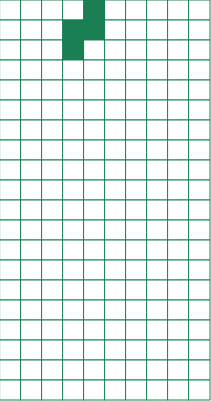
Frame 1 (no input)
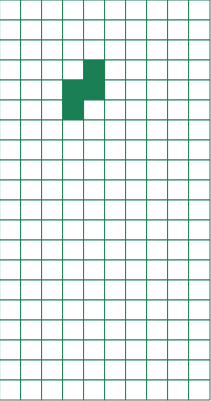
Frame 60 (no input)
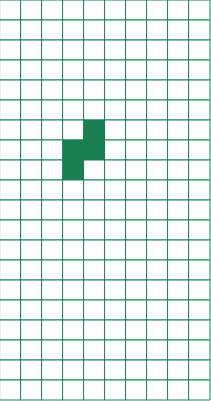
Frame 120 (the mouse pressed at the canvas centre since frame 60)

The p5.js sketch that drew these frames (run headless with seeded random() and noise() and a simulated clock; from frame 60 on, the mouse is pressed at the canvas centre):

// p5.js sketch
// ── sketch.js
// TETRIS

// TODO: Let each shape have it's own color > consider moving the drawing of shapes from renderFrame to the object itself
// TODO: Make bottom row disappear when its full and shift everything down
// TODO: When rotating near the edge, add xPos +1 or -1 to prevent going through the wall
// TODO: When rotating near another piece, add yPos + 1 to prevent going through a piece
// TODO: When a new shape spawns, it should check first whether no other shape is in the way. If it IS, it's game over


let Matrix = [[]];

const ROWS = 20;
const COLS = 10;
const WIDTH = 210;
const HEIGHT = 400;
const SPEED = 200;

function renderFrame() {
  for (let i = 0; i < COLS; i++) {
    for (let j = 0; j < ROWS; j++) {
      if (Matrix[j][i] == 0){
        fill(100);
        stroke(10, 50, 33);
        rect(i * (WIDTH / COLS), j * (HEIGHT / ROWS), WIDTH / COLS, HEIGHT / ROWS);
      }
      else {
        // lookup which shape every block belongs to and fill color accordingly
        fill(10, 50, 33);
        rect(i * (WIDTH / COLS), j * (HEIGHT / ROWS), WIDTH / COLS, HEIGHT / ROWS);
      }
    }
  }
}

function Shape(type){
  this.type = type;
  this.xPos = 3;
  this.yPos = 0;
  // this.color = rgb(120);
  this.rotation = false;
  this.isMoving = true;
  this.blocks = new Array(4);
  
  this.drawShape = function(){
    if (this.type == "triangle"){
      this.blocks[0] = [this.yPos, this.xPos + 1]; // Origin
      this.blocks[1] = [this.yPos, this.xPos];
      this.blocks[2] = [this.yPos, this.xPos + 2];
      this.blocks[3] = [this.yPos + 1, this.xPos + 1];
    }
    if (this.type == "square"){
      this.blocks[0] = [this.yPos, this.xPos];
      this.blocks[1] = [this.yPos, this.xPos + 1];
      this.blocks[2] = [this.yPos + 1, this.xPos];
      this.blocks[3] = [this.yPos + 1, this.xPos + 1];
    }
    if (this.type == "pipe"){
      this.blocks[0] = [this.yPos + 1, this.xPos]; // Origin
      this.blocks[1] = [this.yPos, this.xPos];
      this.blocks[2] = [this.yPos + 2, this.xPos];
      this.blocks[3] = [this.yPos + 3, this.xPos];
    }
    if (this.type == "worm1"){
      this.blocks[0] = [this.yPos + 1, this.xPos]; // Origin
      this.blocks[1] = [this.yPos, this.xPos];
      this.blocks[2] = [this.yPos + 1, this.xPos + 1];
      this.blocks[3] = [this.yPos + 2, this.xPos + 1];
    }
    if (this.type == "worm2"){
      this.blocks[0] = [this.yPos + 1, this.xPos]; // Origin
      this.blocks[1] = [this.yPos + 1, this.xPos + 1];
      this.blocks[2] = [this.yPos, this.xPos + 1];
      this.blocks[3] = [this.yPos + 2, this.xPos];
    }
    if (this.type == "boot1"){
      this.blocks[0] = [this.yPos + 2, this.xPos]; // Origin
      this.blocks[1] = [this.yPos + 2, this.xPos + 1];
      this.blocks[2] = [this.yPos + 1, this.xPos];
      this.blocks[3] = [this.yPos, this.xPos];
    }
    if (this.type == "boot2"){
      this.blocks[0] = [this.yPos + 2, this.xPos + 1]; // Origin
      this.blocks[1] = [this.yPos + 2, this.xPos];
      this.blocks[2] = [this.yPos + 1, this.xPos + 1];
      this.blocks[3] = [this.yPos, this.xPos + 1];
    }

    // Change rotation by reassigning this.blocks
    if (this.rotation && this.type !== "square"){
      for (let i = 0; i < this.blocks.length; i++){
        this.blocks[i][0] = this.yPos + this.newCoordinates[i][0];
        this.blocks[i][1] = this.xPos + this.newCoordinates[i][1];
      }
    }

    // Put shape in Matrix in current position
    for (let j = 0; j < this.blocks.length; j++){
      Matrix[this.blocks[j][0]][this.blocks[j][1]] = 1;
    }
  }
  
  this.moveDown = function(){
    for (let i = 0; i < this.blocks.length; i++){
      let currentBlock = this.blocks[i];
      
      // Check if it hits the bottom
      if (currentBlock[0] >= ROWS-1){
        this.isMoving = false;
      }
      let nextBlock = [currentBlock[0] + 1 , currentBlock[1]];
      
      // Check if it hits another shape
      if (!partOfSelf(this.blocks, nextBlock) && Matrix[nextBlock[0]][nextBlock[1]] == 1){
        this.isMoving = false;
      }
    }
    // No collision detected > move shape
    if (this.isMoving){
      this.yPos += 1;
    }
  }

  this.rotate = function(){
    this.newCoordinates = rotateShape(this.blocks);
    this.rotation = true;
  }
}


// Types of shapes
let shapetypes = [
  "square", "triangle", "pipe", "worm1", 
  "worm2", "boot1", "boot2"
];

// Shape instances are stored in this array
let shapes = [];

// Counts amount of shapes generated
let currentShape = 0;


function setup() {
  colorMode(RGB, 100, 100, 100);
  createCanvas(WIDTH + 1, HEIGHT + 1);
  createMatrix();
  frameRate(30);
  renderFrame();
  shapes.push(new Shape(shapetypes[randShape()]));
}

// Start initial timer
let moveTimer = setInterval(function(){shapes[currentShape].moveDown()}, SPEED);

function draw() {
  background(200);
  
  // Reset matrix to all zero's
  updateMatrix();
  
  // Draw shapes (put 1's in Matrix)
  for (let i = 0; i < shapes.length; i++){
    shapes[i].drawShape();
  }
  
  // Draw actual frame on canvas
  renderFrame();
  
  // Check for game over 
  for (let i = 0; i < Matrix[0].length; i++){
    if (Matrix[0][i] == 1 && !shapes[currentShape].isMoving){
      shapes = [];
      currentShape = 0;
      let n = round(random(0, 2));
      shapes.push(new Shape(shapetypes[n]));
      break;
    }
  }

  // If shape stopped moving, create new shape
  if (!shapes[currentShape].isMoving){
    clearInterval(moveTimer);
    shapes.push(new Shape(shapetypes[randShape()]));
    currentShape++;
    moveTimer = setInterval(function(){shapes[currentShape].moveDown()}, SPEED);
  }
}
// ── helpers.js
// Create matrix at startup
function createMatrix() {
  for (let i = 0; i < ROWS; i++) {
    for (let j = 0; j < COLS; j++) {
      Matrix[i].push(0);
    }
    Matrix.push([]);
  }
}


function randShape(){
  return round(random(0, 6));
}


// Sets all blocks to 0
function updateMatrix(){
  for (let i = 0; i < ROWS; i++) {
    for (let j = 0; j < COLS; j++) {
      Matrix[i][j] = 0;
    }
  }
}


function controlPermission(direction){
  let controlAllow = true;
  // Direction is either +1 right or -1 left
  for (let i = 0; i < shapes[currentShape].blocks.length; i++){
    let currentBlock = shapes[currentShape].blocks[i];
    let nextBlock = [currentBlock[0], currentBlock[1] + direction];  // ERROR!!: don't really know why, gives me typeError, not crashing
    
    if (nextBlock[1] >= COLS || nextBlock[1] < 0){
      controlAllow = false;
    }
    if (!partOfSelf(shapes[currentShape].blocks, nextBlock) && 
    Matrix[nextBlock[0]][nextBlock[1]] == 1){
      console.log("Can't move!");
      controlAllow = false;
    }
  }
  return controlAllow;
}


// Controls for shapes, also checks if shape is allowed to move L or R
function keyPressed(){
  if (keyCode === LEFT_ARROW){
    if (controlPermission(-1) && shapes[currentShape].isMoving){
      shapes[currentShape].xPos -= 1;
    }
  } else if (keyCode === RIGHT_ARROW){
    if (controlPermission(1) && shapes[currentShape].isMoving){
      shapes[currentShape].xPos += 1;
    }
  } else if (keyCode === UP_ARROW){
    // TODO: Add collision check before rotation occurs
    shapes[currentShape].rotate();
  }
}


function partOfSelf(coordinateList, nextBlock){
  // Takes in a block of a shape, and the block below it
  // Returns true if that block is part of itself, otherwise returns false
  let comparison = 0;
  for (let j = 0; j < coordinateList.length; j++){
    for (let i = 0; i < 2; i++){
      if (nextBlock[i] == coordinateList[j][i]){
        comparison += 1
      }
    }
    if (comparison == 2){
      return true;
    } else {
      comparison = 0;
    }
  }
  if (comparison != 2){
    return false;
  }
}


function rotateShape(m){
  // Takes in a list of coordinates, with origin as m[0]
  // Returns coordinates rotated 90 degrees clockwise around origin

  let origin = m[0];
  let degrees = 1/2*Math.PI
  let newX, newY;
  let newCoordinates = [];

  for (let i = 0; i < m.length; i++){
    m[i][0] -= shapes[currentShape].yPos;
    m[i][1] -= shapes[currentShape].xPos;

    if (i == 0) newCoordinates.push(m[i]);
    // console.log("Current yPos: ", shapes[currentShape].yPos);
    // console.log("Original yPos", m[i][0]);

    if (i > 0){
      // X' = (x - a) * cos(degrees) - (y - b) sin(degrees) + a
      // Y' = (x - a) * sin(degrees) - (y - b) cos(degrees) + b
      newX = ((m[i][1] - origin[1]) * cos(degrees)) - ((m[i][0] - origin[0]) * sin(degrees)) + origin[1];
      newY = ((m[i][1] - origin[1]) * sin(degrees)) - ((m[i][0] - origin[0]) * cos(degrees)) + origin[0];
      newCoordinates.push([round(newY), round(newX)]);
    }
  }
  // console.log(shapes[currentShape].type);
  return newCoordinates;
}
